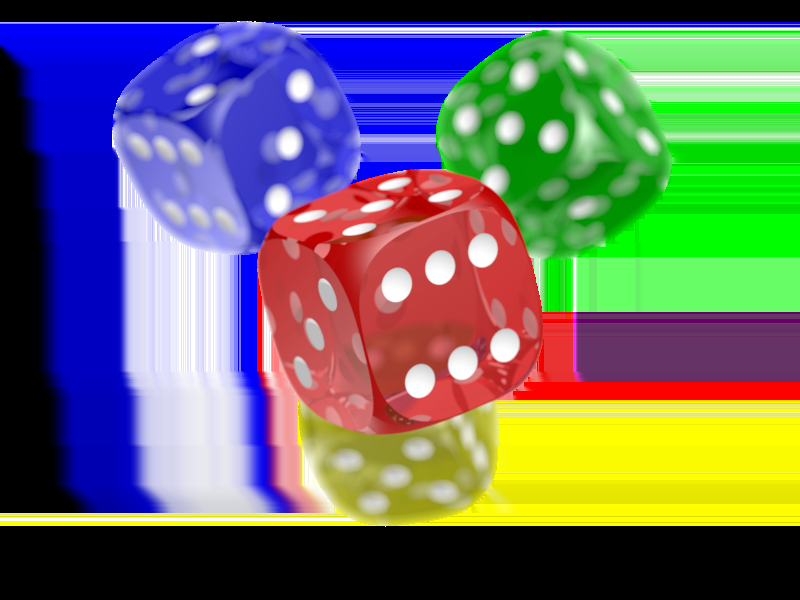
#> input picture Module1/Media/dice.png, 800 x 600 px, found by its file name
$ jupyter execute --allow-errors processing-images.ipynb   (shell and % lines are left out)
#> lines starting #> are read from the running program, lines starting #| are printed output that depends on the picture
[cell 1]
#import libraries
import cv2

import numpy as np
import os

from IPython.display import display
from PIL import Image

import matplotlib.pyplot as plt

from time import time

[cell 2]
import os
print(os.getcwd())
print(os.listdir('.'))

[cell 3]
img3 = cv2.imread('./lab1/images/dice.png')
#> img3 is the input picture: shape (600, 800, 3); mean B, G, R 100.8, 109, 103.9
cv2.imshow('my image', img3)
cv2.waitKey(0)
cv2.destroyAllWindows()

[cell 4]
import cv2
import numpy as np
import os

from IPython.display import display
from PIL import Image
img3 = cv2.imread('./lab1/images/circles-2.png')
#> (the rest of this cell did not finish here and is left out)

[cell 5]
randomByteArray = bytearray(os.urandom(120000))
flatNumpyArray = np.array(randomByteArray)

grayImage = flatNumpyArray.reshape(300,400)
cv2.imwrite('./lab1/images/RandomGray.png', grayImage)
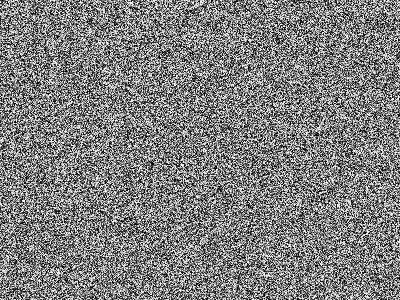
#> saved as RandomGray.png: shape (300, 400); min 0, max 255, mean 126.9
grayImage3 = cv2.imread('./lab1/images/RandomGray.png')
#> grayImage3: shape (300, 400, 3); min 0, max 255, mean 126.9

display(Image.fromarray(grayImage3))

[cell 6]
bgrImage = flatNumpyArray.reshape(100,400,3)
img = cv2.imwrite('./lab1/images/RandomColor.png', bgrImage)
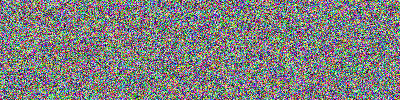
#> saved as RandomColor.png: shape (100, 400, 3); mean B, G, R 126.7, 127.2, 126.9

img2 = cv2.imread('./lab1/images/RandomColor.png')
display(Image.fromarray(img2))

[cell 7]
plt.imshow(img3)
#> (this line was passed over: IPython is not available in this run)
plt.show()

[cell 8]
original = cv2.imread('./lab1/images/dice.png')
img = original.copy()
mask = np.zeros(img.shape[:2], np.uint8)

bgdModel = np.zeros((1, 65), np.float64)
fgdModel = np.zeros((1,65), np.float64)

rect = (100, 1, 421, 378)
cv2.grabCut(img, mask, rect, bgdModel, fgdModel, 5, cv2.GC_INIT_WITH_RECT)

mask2 = np.where((mask==2) | (mask == 0), 0, 1).astype('uint8')
img = img*mask2[:,:,np.newaxis]
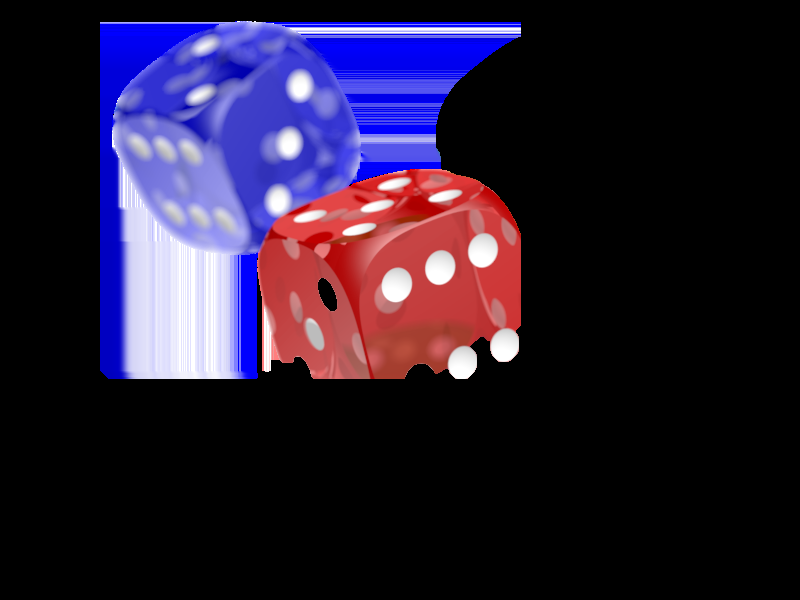
#> img: shape (600, 800, 3); mean B, G, R 51.5, 27.6, 38.3

plt.subplot(121)
#> (this line was passed over: IPython is not available in this run)
plt.imshow(cv2.cvtColor(img, cv2.COLOR_BGR2RGB))
#> (this line was passed over: IPython is not available in this run)
plt.title("grabcut")
#> (this line was passed over: IPython is not available in this run)
plt.xticks([])
#> (this line was passed over: IPython is not available in this run)
plt.yticks([])
#> (this line was passed over: IPython is not available in this run)

plt.subplot(122)
#> (this line was passed over: IPython is not available in this run)
plt.imshow(cv2.cvtColor(original, cv2.COLOR_BGR2RGB))
plt.title("original")
plt.xticks([])
plt.yticks([])

plt.show()
